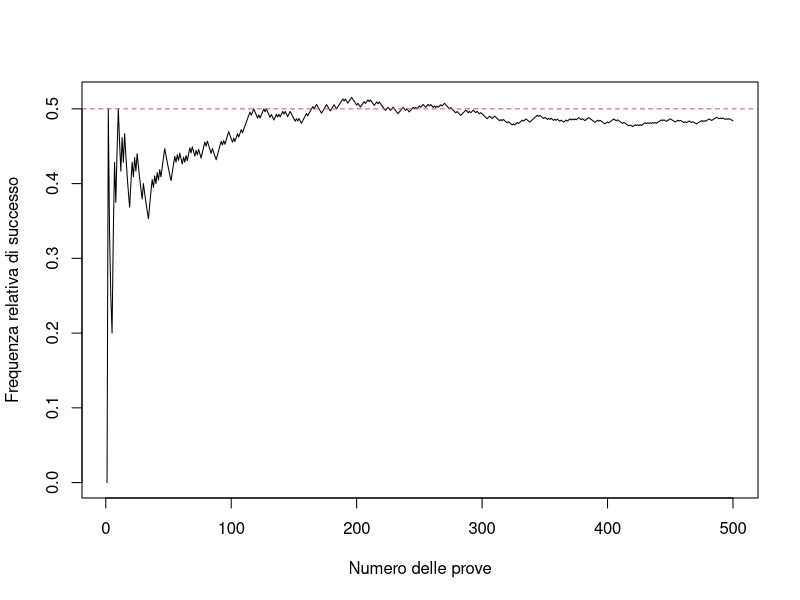

The R script that drew this image:
#simulazione lancio di una moneta. al crescere del numero di prove la frequenza
#relativa di testa, qui identificata con 0, tende a stabilizzarsi attorno a 0.5

n=500
#generatore di n numeri casuali nell'intervallo 0,1 con prob 0.5
numcasuali=sample(0:1,n,replace=TRUE, prob = c(0.5,0.5))

f=cumsum(numcasuali)/(1:n)

plot(1:n,f,type="l",xlab = "Numero delle prove", ylab="Frequenza relativa di successo")
#linea con altezza pari a 0.5
abline(h=0.5,lty=2,col=2)
